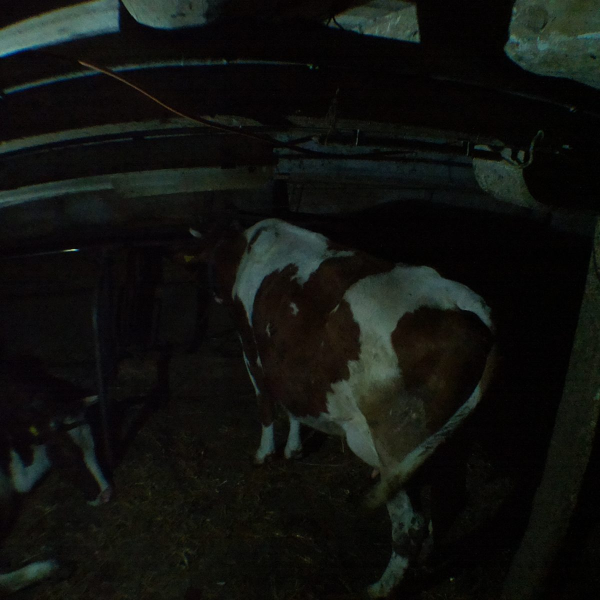
#> input picture Testdata/2.jpg, 1200 x 1200 px, found by its file name (shown at 1/2 size)
$ python contour_tests.py
#> lines starting #> are read from the running program, lines starting #| are printed output that depends on the picture; after the words box and inside, x2 and y2 are one past the last pixel; in counts of white or black regions, pixels touching at a corner belong together


#==========================================================================
# THIS FILE ONLY EXISTS FOR EXPERIMENT TESTING AND EXECUTION.
# THE FILE WILL BE REMOVED LATER ON
#==========================================================================


import numpy as np
import cv2
import matplotlib.pyplot as plt
import matplotlib.image as mpimg

## CONSTANTS

# input image
INPUT_IMAGE_PATH = 'C:/Users/domim/OneDrive/Desktop/bilder/normale/'
INPUT_IMAGE_PATH = 'C:/Users/domim/OneDrive/Desktop/bilder/seitlich/'
INPUT_IMAGE_FILENAME= '1585691986.5171263-300x225.jpg'
INPUT_IMAGE_FILENAME= '2.jpg'

INPUT_IMAGE_PATH_FILENAME = INPUT_IMAGE_PATH + INPUT_IMAGE_FILENAME

#output images
OUTPUT_IMAGE_PATH = 'C:/Users/domim/OneDrive/Desktop/bilder/neu/'
OUTPUT_IMAGE_FILENAME_1 = 'transformed1.jpg'
OUTPUT_IMAGE_PATH_FILENAME_1 = OUTPUT_IMAGE_PATH + OUTPUT_IMAGE_FILENAME_1

OUTPUT_IMAGE_FILENAME_2 = 'transformed2.jpg'
OUTPUT_IMAGE_PATH_FILENAME_2 = OUTPUT_IMAGE_PATH + OUTPUT_IMAGE_FILENAME_2


OUTPUT_IMAGE_FILENAME_7 = 'transformed3.jpg'
OUTPUT_IMAGE_PATH_FILENAME_7 = OUTPUT_IMAGE_PATH + OUTPUT_IMAGE_FILENAME_7


OUTPUT_IMAGE_FILENAME_ORIGINAL = 'tr_original.jpg'
OUTPUT_IMAGE_PATH_FILENAME_3 = OUTPUT_IMAGE_PATH + OUTPUT_IMAGE_FILENAME_ORIGINAL

OUTPUT_IMAGE_FILENAME_GRAYSCALED = 'tr_grayscaled.jpg'
OUTPUT_IMAGE_PATH_FILENAME_4 = OUTPUT_IMAGE_PATH + OUTPUT_IMAGE_FILENAME_GRAYSCALED


OUTPUT_IMAGE_FILENAME_THRESHOLDED = 'tr_thresholded.jpg'
OUTPUT_IMAGE_PATH_FILENAME_5 = OUTPUT_IMAGE_PATH + OUTPUT_IMAGE_FILENAME_THRESHOLDED

OUTPUT_IMAGE_FILENAME_FILTERED = 'tr_filtered.jpg'
OUTPUT_IMAGE_PATH_FILENAME_6 = OUTPUT_IMAGE_PATH + OUTPUT_IMAGE_FILENAME_FILTERED

## READ FILE ##
original_image = cv2.imread(INPUT_IMAGE_PATH_FILENAME)
#> original_image is the input picture: shape (1200, 1200, 3); mean B, G, R 15, 17.9, 16.4
background_image = np.zeros([original_image.shape[0],original_image.shape[1], 1], dtype=np.uint8)
background_image = cv2.cvtColor(background_image, cv2.COLOR_GRAY2BGR )
#> background_image: shape (1200, 1200, 3); every value is 0
background_image[: ] = (0,0,255)

def equalize_clahe_color_hsv(img, cliplimit):
    """Equalize the image splitting it after conversion to HSV and applying CLAHE
    to the V channel and merging the channels and convert back to BGR
    """

    cla = cv2.createCLAHE(clipLimit=cliplimit)
    H, S, V = cv2.split(cv2.cvtColor(img, cv2.COLOR_BGR2HSV))
    eq_V = cla.apply(V)
    eq_image = cv2.cvtColor(cv2.merge([H, S, eq_V]), cv2.COLOR_HSV2BGR)
    return eq_image


def hist_color_img(img):
    """Calculates the histogram for a three-channel image"""

    histr = []
    histr.append(cv2.calcHist([img], [0], None, [256], [0, 256]))
    histr.append(cv2.calcHist([img], [1], None, [256], [0, 256]))
    histr.append(cv2.calcHist([img], [2], None, [256], [0, 256]))

    return histr

berichtimg = cv2.imread('C:/Users/domim/OneDrive/Desktop/bilder/bericht/1ausgangsbildBericht.jpg')
orgimg = cv2.imread('C:/Users/domim/OneDrive/Desktop/bilder/seitlich/2.jpg')


def equalize_hist_color(img):
    """Equalize the image splitting the image applying cv2.equalizeHist() to each channel and merging the results"""

    channels = cv2.split(img)
    eq_channels = []
    for ch in channels:
        eq_channels.append(cv2.equalizeHist(ch))

    eq_image = cv2.merge(eq_channels)
    return eq_image

def show_hist_with_matplotlib_rgb(hist, title, pos, color):
    """Shows the histogram using matplotlib capabilities"""

    ax = plt.subplot(1, 3, pos)
    # plt.title(title)
    plt.xlabel("bins")
    plt.ylabel("Anzahl Pixel")
    plt.xlim([0, 256])
    plt.ylim([0, 200])
    for (h, c) in zip(hist, color):
        plt.plot(h, color=c)


def equalize_hist_color_hsv(img):
    """Equalizes the image splitting it after HSV conversion and applying cv2.equalizeHist()
    to the V channel, merging the channels and convert back to the BGR color space
    """

    H, S, V = cv2.split(cv2.cvtColor(img, cv2.COLOR_BGR2HSV))
    eq_V = cv2.equalizeHist(V)
    eq_image = cv2.cvtColor(cv2.merge([H, S, eq_V]), cv2.COLOR_HSV2BGR)
    return eq_image


# [46 lines left out: functions array_to_tuple, draw_contour_outline, draw_contour_points, get_position_to_draw, sort_contours_size, not called in this run]

## make image brighter
M = np.ones(original_image.shape, dtype="uint8")
M = np.ones(original_image.shape, dtype="uint8")*60

added_image_60 = cv2.add(original_image, M)


M = np.ones(original_image.shape, dtype="uint8")*30
added_image_30 = cv2.add(original_image, M)
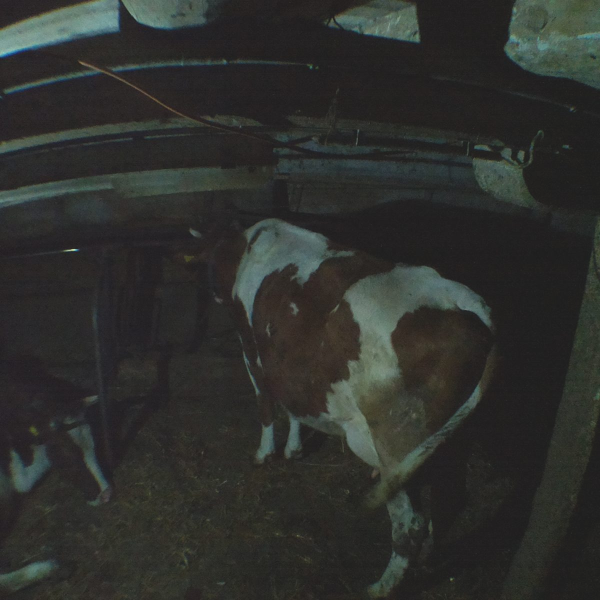
#> added_image_30: shape (1200, 1200, 3) (shown at 1/2 size); mean B, G, R 45, 47.9, 46.4


M = np.ones(original_image.shape, dtype="uint8")*15
added_image_15 = cv2.add(original_image, M)

M = np.ones(original_image.shape, dtype="uint8")*10
added_image_10 = cv2.add(original_image, M)

M = np.ones(original_image.shape, dtype="uint8")*5
added_image_5 = cv2.add(original_image, M)

#old appoaches
hist_original = hist_color_img(original_image)
#> hist_original = 3 items

image_equalized_3_channels = equalize_hist_color(original_image)
#> the loop in equalize_hist_color, `for ch in channels:` made 3 passes
#> in equalize_hist_color, `eq_image = cv2.merge(eq_channels)`:
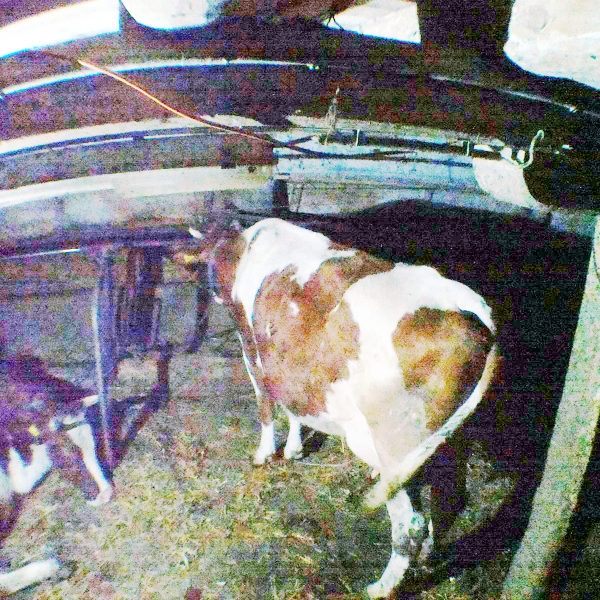
#> eq_image: shape (1200, 1200, 3) (shown at 1/2 size); mean of channels 0, 1, 2 128.3, 129.6, 131; drawn as B, G, R
hist_image_eq = hist_color_img(image_equalized_3_channels)
#> hist_image_eq = 3 items


hsv_equalized_image = equalize_hist_color_hsv(original_image)


image_clahe_color_hsv = equalize_clahe_color_hsv(original_image, 400)

image_clahe_color_hsv_added_60 = equalize_clahe_color_hsv(added_image_60, 400)
image_clahe_color_hsv_added_30 = equalize_clahe_color_hsv(added_image_30, 400)
image_clahe_color_hsv_added_15 = equalize_clahe_color_hsv(added_image_15, 400)
image_clahe_color_hsv_added_10 = equalize_clahe_color_hsv(added_image_10, 400)

### best clahe
image_clahe_color_hsv_added_5 = equalize_clahe_color_hsv(added_image_5, 400)
#> in equalize_clahe_color_hsv (call 6), `eq_image = cv2.cvtColor(cv2.merge([H, S, eq_V]), cv2.COLOR_HSV2BGR)`:
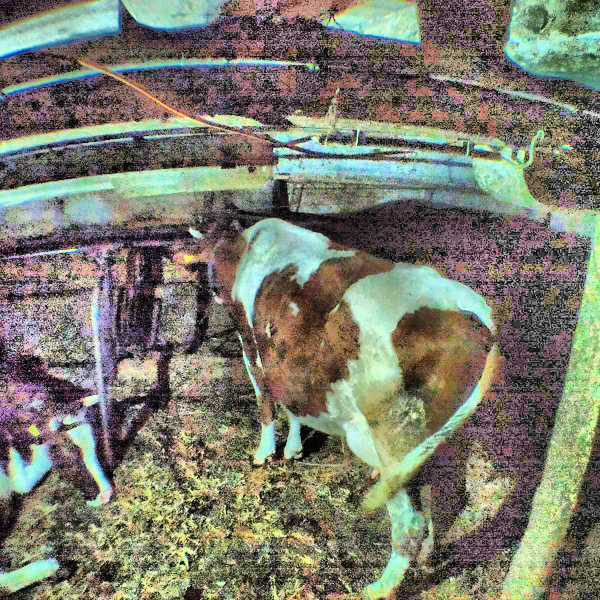
#> eq_image: shape (1200, 1200, 3) (shown at 1/2 size); mean B, G, R 109, 124.1, 122.7
hist_image_clahe_color_hsv_added_5 = hist_color_img(image_clahe_color_hsv_added_5)
#> hist_image_clahe_color_hsv_added_5 = 3 items

## inRange for best clahe
# define range of blue color in HSV

'''
Stallgang: RGB= 75, 45, 21
Pfosten: RGB = 99, 63, 51
Stroh: RGB = 222, 167, 77
cow_RGB = np.uint8([[[227, 194, 89]]])
cow_RGB2 =  = np.uint8([[[163, 89, 52]]])
cow_RGB2 =  = np.uint8([[[163, 89, 52]]])
'''
cow_RGB = np.uint8([[[227, 194, 89]]])
cow_RGB2 = np.uint8([[[163, 89, 52]]])
cow_RGB3 = np.uint8([[[89, 56, 41]]])
cow_RGB4 = np.uint8([[[34, 25, 20]]])


print('RGB3' + str(cow_RGB3))
floor_rgb = np.uint8([[[16, 15, 13]]])
pole_rgb = np.uint([[[99, 63, 51]]])
straw_rgb = np.uint([[[222, 167, 77]]])
light_rgb = np.uint8([[[245, 249, 252]]])

print('RGB: ' + str(cow_RGB))
floor_HSV = cv2.cvtColor(floor_rgb,cv2.COLOR_RGB2HSV)
#> floor_HSV = [[20, 48, 16]]
print('fllo' + str(floor_HSV))
#| fllo[[[20 48 16]]]

cow_HSV =cv2.cvtColor(cow_RGB,cv2.COLOR_RGB2HSV)
#> cow_HSV = [[23, 155, 227]]
cow_HSV_2 =cv2.cvtColor(cow_RGB2,cv2.COLOR_RGB2HSV)
#> cow_HSV_2 = [[10, 174, 163]]
cow_HSV_3 =cv2.cvtColor(cow_RGB3,cv2.COLOR_RGB2HSV)
#> cow_HSV_3 = [[9, 138, 89]]
cow_HSV_3 =cv2.cvtColor(cow_RGB3,cv2.COLOR_RGB2HSV)

dark_cow = cv2.cvtColor(cow_RGB4,cv2.COLOR_RGB2HSV)
#> dark_cow = [[11, 105, 34]]
print('dark:')
print(dark_cow )
#| [[[ 11 105  34]]]
#floor_lower_range =

RANGE = 50

##### COLORS BELONGING TO THE COW #####
#Bright skin
cow_upper_HSV_brightskin = np.array([73,205,139])
cow_lower_HSV_brightskin = np.array([-47, 105, 39])

#Dark Skin RANGES
cow_upper_HSV_darkskin = np.array([31,135,64])
cow_lower_HSV_darkskin = np.array([-19,75,15])

##### COLORS NOT BELONGING TO THE COW #####

#Light
lower_HSV_light = np.array([0,0,140])
upper_HSV_light = np.array([360,100,255])

#floor
lower_HSV_floor = np.array([0,0,0])
upper_HSV_floor = np.array([360,100,90])


hsv = cv2.cvtColor(original_image, cv2.COLOR_BGR2HSV )
#> hsv: shape (1200, 1200, 3); mean H, S, V 64.8, 98, 19.6
equalized= equalize_clahe_color_hsv(hsv, 4.0)
#> in equalize_clahe_color_hsv (call 7), `eq_V = cla.apply(V)`:
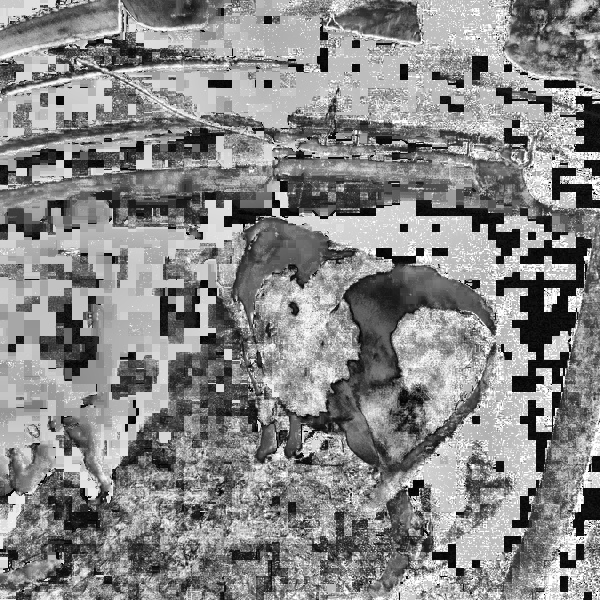
#> eq_V: shape (1200, 1200) (shown at 1/2 size); min 0, max 255, mean 135.4
#> in equalize_clahe_color_hsv (call 7), `eq_image = cv2.cvtColor(cv2.merge([H, S, eq_V]), cv2.COLOR_HSV2BGR)`:
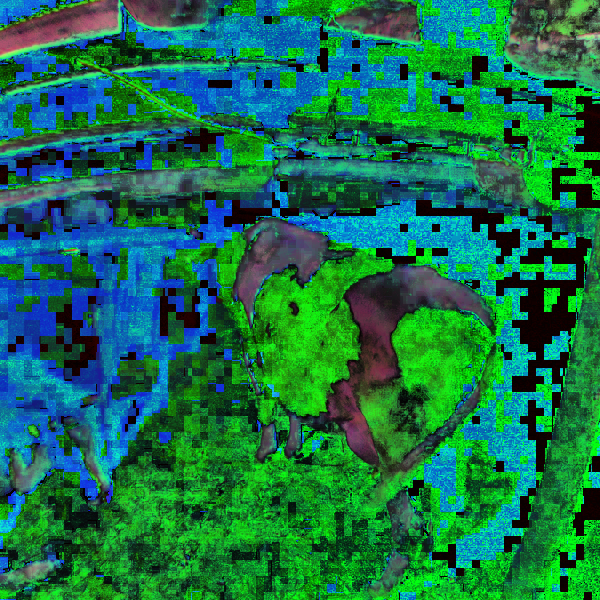
#> eq_image: shape (1200, 1200, 3) (shown at 1/2 size); mean B, G, R 75.8, 113.7, 22.1
filtered = cv2.GaussianBlur(hsv, (9  ,9), 0)
#> filtered: shape (1200, 1200, 3); mean H, S, V 64.8, 98, 19.6

# Threshold the HSV image-_> inrange macht alles weiss, was in der Range ist und alles schwarz was ausserhalb ist
#positives
mask_darkskin = cv2.inRange(filtered, cow_lower_HSV_darkskin , cow_upper_HSV_darkskin)
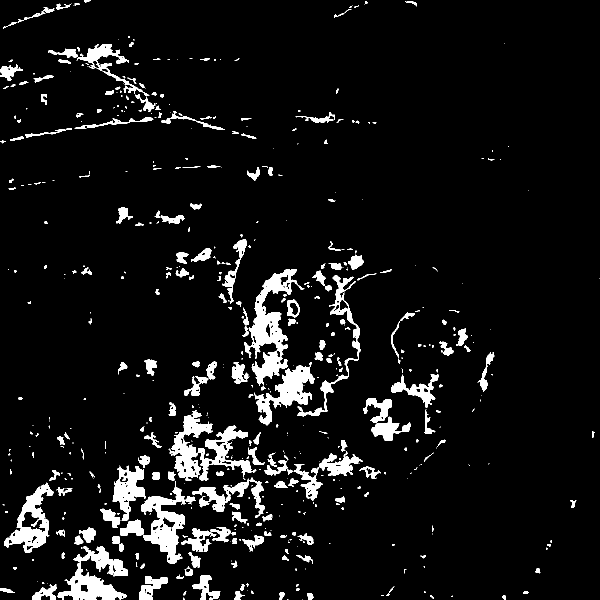
#> mask_darkskin: shape (1200, 1200) (shown at 1/2 size); 6.9% white; 541 white regions (289 under 20 px), largest, box (x1, y1, x2, y2) and area: (488, 538, 609, 772) 8647, (337, 821, 513, 961) 8327, (114, 1092, 256, 1200) 6473
mask_brightskin = cv2.inRange(filtered, cow_lower_HSV_brightskin , cow_upper_HSV_brightskin)
#> mask_brightskin: shape (1200, 1200); 0.53% white; 202 white regions (147 under 20 px), largest, box (x1, y1, x2, y2) and area: (1134, 0, 1191, 32) 962, (722, 791, 765, 844) 938, (224, 149, 365, 231) 557


#negatives
mask_light = cv2.inRange(filtered, lower_HSV_light , upper_HSV_light)
#> mask_light: shape (1200, 1200); 0.02% white; 2 white regions (1 under 20 px), largest, box (x1, y1, x2, y2) and area: (0, 93, 42, 109) 225
mask_floor = cv2.inRange(filtered, lower_HSV_floor , upper_HSV_floor)
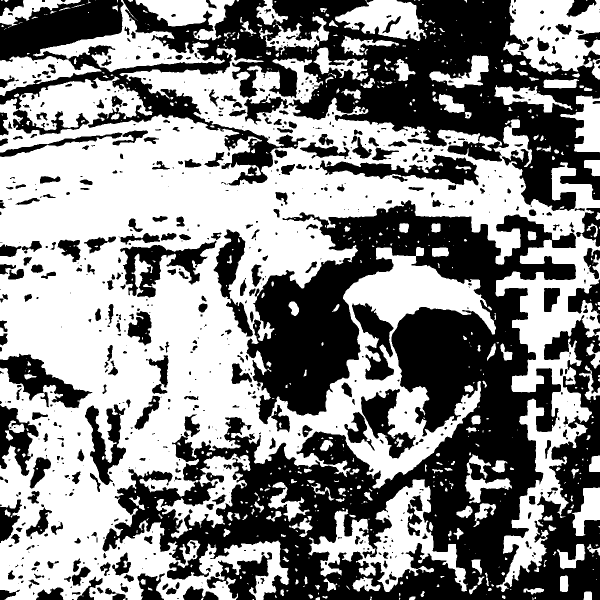
#> mask_floor: shape (1200, 1200) (shown at 1/2 size); 53.5% white; 801 black regions (402 under 20 px), largest, box (x1, y1, x2, y2) and area: (205, 400, 1200, 1200) 341295, (0, 0, 1200, 422) 190405, (240, 481, 433, 596) 8167

#put negatives together
negative_masks = cv2.bitwise_or(mask_light,mask_floor, mask=None)
#> negative_masks: shape (1200, 1200); 53.5% white; 801 black regions (402 under 20 px), largest, box (x1, y1, x2, y2) and area: (205, 400, 1200, 1200) 341295, (0, 0, 1200, 422) 190179, (240, 481, 433, 596) 8167
negative_bg = cv2.bitwise_and(filtered,background_image, mask=negative_masks)
#> negative_bg: shape (1200, 1200, 3); mean H, S, V 0, 0, 11.8

possible_cow_area_mask = cv2.bitwise_not(negative_masks)
#> possible_cow_area_mask: shape (1200, 1200); 46.5% white; 801 white regions (402 under 20 px)

contours_negative_mask, hierarchy = cv2.findContours(negative_masks, cv2.RETR_LIST , cv2.CHAIN_APPROX_SIMPLE )
#> contours_negative_mask = 1429 contours, 792 with area under 20; largest, box (x1, y1, x2, y2) and area: (0, 95, 1200, 1200) 700616, (617, 959, 936, 1184) 24498, (1006, 0, 1200, 159) 20142, (66, 0, 450, 144) 14178, (312, 907, 501, 1077) 9702

possible_cow_area_mask_loaded = cv2.imread('C:/Users/domim/OneDrive/Desktop/bilder/aaa_possible_area_mask.jpg')

filtered_bgr = cv2.cvtColor(filtered, cv2.COLOR_HSV2BGR )
#possible_cow_area = cv2.bitwise_and( original_image,possible_cow_area_mask_loaded)


#possible_cow_area_bg = cv2.bitwise_and(filtered, filtered, mask=possible_cow_area_mask)

not_cow_light = cv2.bitwise_and(filtered,background_image, mask=mask_light)
not_cow_floor = cv2.bitwise_and(filtered,background_image, mask=mask_floor)

# Bitwise-AND mask and original image --> das führt dazu, dass alles was nach inRange weiss war nun wieder die richtige Farbe hat und alles andere schwarz ist
resulting_mask=cv2.bitwise_or(mask_darkskin,mask_brightskin, mask=None)
resulting_image=cv2.bitwise_and(filtered,background_image, mask=resulting_mask)


cannycontoures = cv2.Canny(original_image,10, 250)
# Equalize the image and calculate histogram:
show_hist_with_matplotlib_rgb(orgimg, "color histogram equalized", 1, ['r', 'g', 'b'])
#> the loop in show_hist_with_matplotlib_rgb, `for (h, c) in zip(hist, color):` made 3 passes
show_hist_with_matplotlib_rgb(berichtimg, "color histogram", 3, ['r', 'g', 'b'])
#> (the run stopped early here; a loop or call above may not have finished)

$ run again, with Testdata/1.jpg copied over Testdata/2.jpg
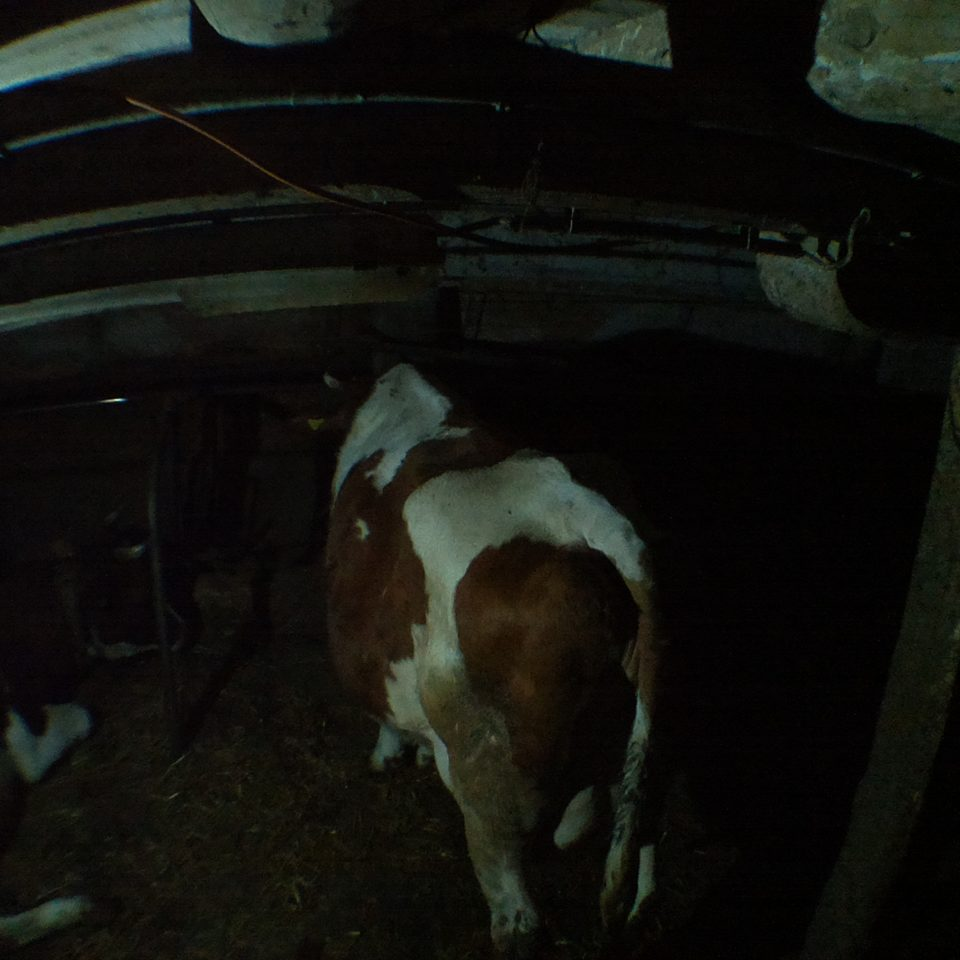
#> input picture Testdata/1.jpg, 960 x 960 px, found by its file name
#> original_image is the input picture: shape (960, 960, 3); mean B, G, R 13.9, 18, 17.6
#> `added_image_30 = cv2.add(original_image, M)`:
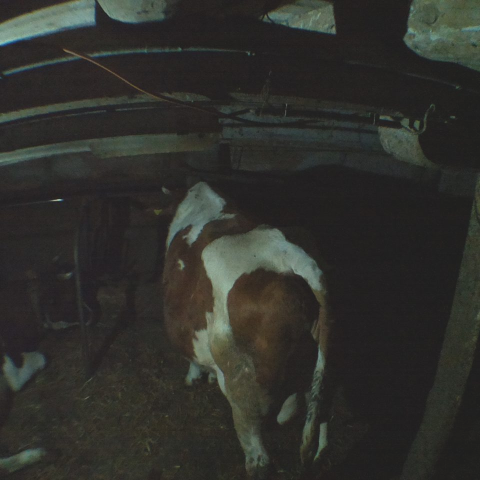
#> added_image_30: shape (960, 960, 3) (shown at 1/2 size); mean B, G, R 43.9, 48, 47.6
#> hist_original = 3 items
#> the loop in equalize_hist_color, `for ch in channels:` made 3 passes
#> in equalize_clahe_color_hsv (call 2), `eq_image = cv2.cvtColor(cv2.merge([H, S, eq_V]), cv2.COLOR_HSV2BGR)`:
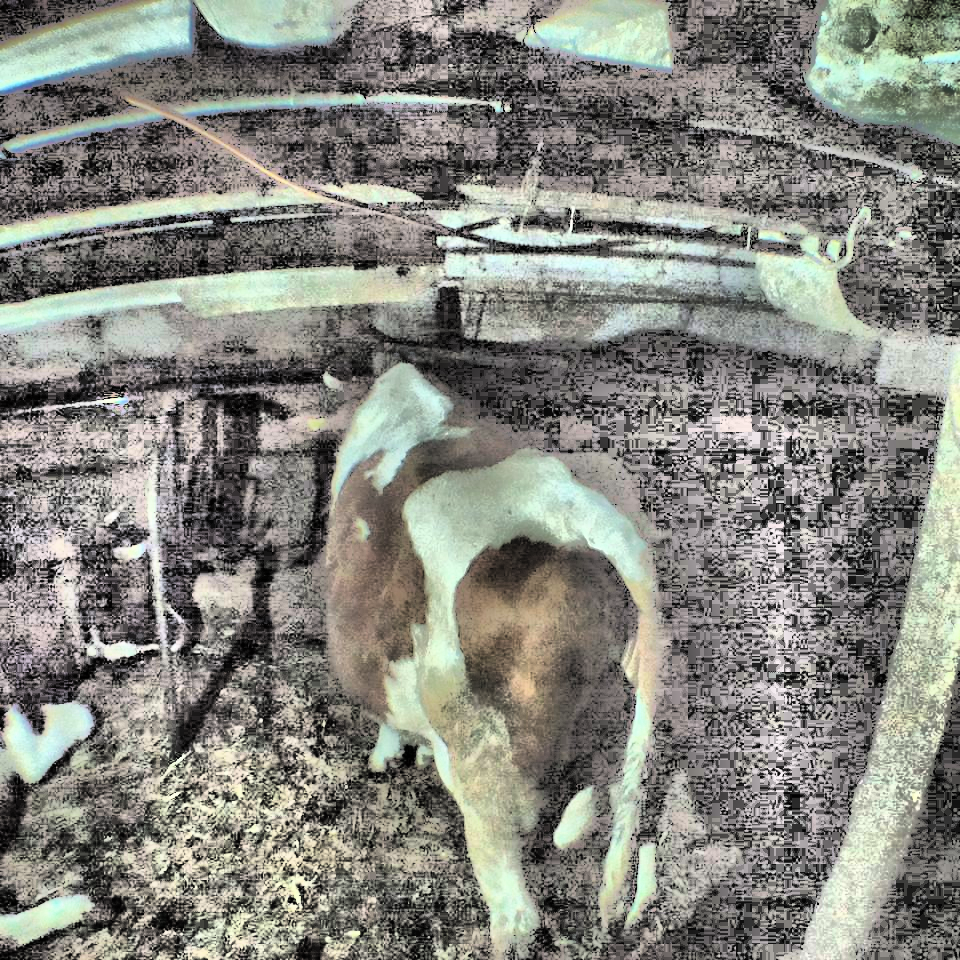
#> eq_image: shape (960, 960, 3); mean B, G, R 126.2, 133.5, 132.9
#> floor_HSV = [[20, 48, 16]]
#| fllo[[[20 48 16]]]
#> cow_HSV = [[23, 155, 227]]
#> cow_HSV_2 = [[10, 174, 163]]
#> cow_HSV_3 = [[9, 138, 89]]
#> dark_cow = [[11, 105, 34]]
#| [[[ 11 105  34]]]
#> contours_negative_mask = 873 contours, 446 with area under 20; largest, box (x1, y1, x2, y2) and area: (0, 125, 960, 960) 287394, (361, 448, 651, 789) 20136, (798, 0, 960, 128) 13895, (160, 368, 374, 566) 12356, (254, 200, 495, 337) 9604
#> the loop in show_hist_with_matplotlib_rgb, `for (h, c) in zip(hist, color):` made 3 passes
